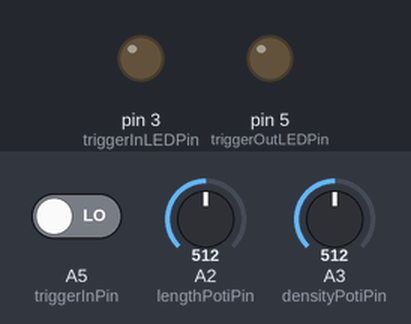
A sketch run on a simulated Arduino Uno, built with avr-gcc and run on an emulated ATmega328P. Shown: output pins drawn as LEDs (lit = HIGH). The test bench sets the inputs (shaded band); at power-on: A2 (lengthPotiPin) = 512, A5 (triggerInPin) LOW, A3 (densityPotiPin) = 512. Random numbers use the default seed unless the sketch sets one; pins used as bus, display or sensor lines are not drawn; what the sketch prints to the serial monitor is not drawn.

Above: at 1.2 s.
1.3 s: A2 (lengthPotiPin) set to 597
2.8 s: A2 (lengthPotiPin) set to 624
At 2.89 s:
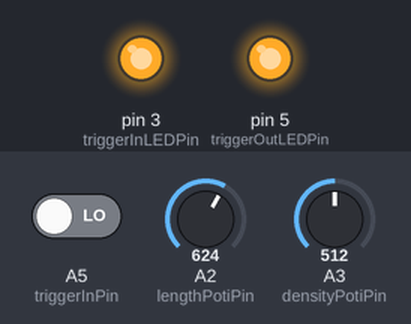
4.5 s: A5 (triggerInPin) driven HIGH
At 5.3 s:
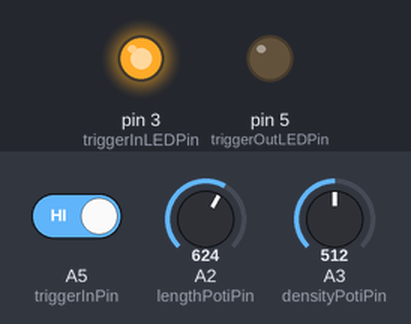
6.0 s: A5 (triggerInPin) driven LOW
At 6.7 s:
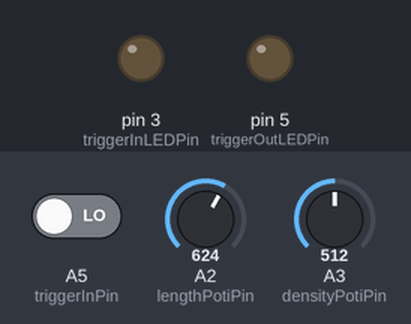
7.5 s: A2 (lengthPotiPin) set to 813
9.0 s: A2 (lengthPotiPin) set to 828
At 9.18 s:
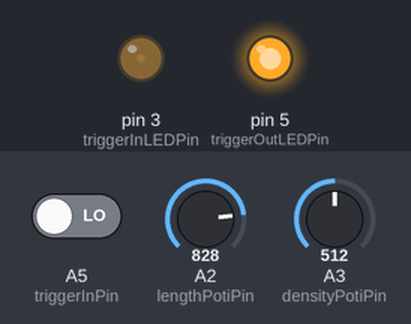
Timing chart, 0 to 11.6 s (numbered marks = the images above; inputs shaded):
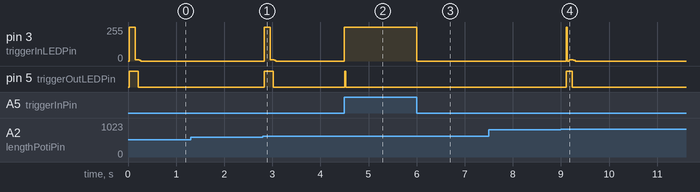

Measured:
- the behaviour switches between 614 and 615 on A2 (lengthPotiPin) (found by bisection; images 0 and 1)
- the behaviour switches between 819 and 820 on A2 (lengthPotiPin) (found by bisection; images 3 and 4)
- after the input at 1.3 s, every drawn part: stays the same
- after the input at 2.8 s, pin 3 (triggerInLEDPin): 0/255 → 255/255 at once, → 11/255 0.12 s later, → 0/255 0.08 s later; pin 5 (triggerOutLEDPin): LOW → HIGH at once, → LOW 0.18 s later
- after the input at 4.5 s, pin 3 (triggerInLEDPin): 0/255 → 255/255 at once; pin 5 (triggerOutLEDPin): LOW → HIGH at once, → LOW 0.02 s later
- after the input at 6.0 s, pin 3 (triggerInLEDPin): 255/255 → 0/255 at once
- after the input at 7.5 s, every drawn part: stays the same
- after the input at 9.0 s, pin 3 (triggerInLEDPin): 0/255 → 11/255 after 0.11 s, → 0/255 0.14 s later; pin 5 (triggerOutLEDPin): LOW → HIGH after 0.11 s, → LOW 0.12 s later

The sketch:

random-triggers.ino
```cpp
// (licence header left out)
// General
const bool debug = true; // Enables the Serial print in several functions. Slows down the frontend.
const bool internalClock = false; // Refuses the triggers and starts the internal clock. Meant for developing / debugging.
const int internalClockBpm = 480; // The speed for the internal clock.


// Trigger IN
bool triggerIn = false; // Indicator that the current HIGH state has already been detected.
int triggerInLEDPin = 3;
int triggerInPin = A5;


// Pattern
int patternLength;
int patternDensity;
const int densityPotiPin = A3;
const int lengthPotiPin = A2;
String pattern; // The current pattern stored in zeros (0 = no trigger) and ones (1 = trigger).
long calculation; // Timestamp of the latest calculation.
int calcIndication = 200; // Time in milliseconds that the LEDs are lid to indicate the recent calculation.


// Trigger OUT
int patternPosition = 1; // Starts at 1 and ends at patternLength.
const int triggerLength = 25; // In milliseconds.
const int triggerOutLEDPin = 5;
long triggerOutHigh; // Timestamp of the latest trigger out.
int triggerOutPin = 6;


/* ##########################################################################
   SETUP
   ##########################################################################
*/

void setup() {

  if ( debug == true ) {
    Serial.begin(9600); // Initialize serial communication at 9600 bits per second.
  }

  // Pin settings
  pinMode(triggerInLEDPin, OUTPUT);
  pinMode(triggerInPin, INPUT);
  pinMode(densityPotiPin, INPUT);
  pinMode(triggerOutLEDPin, OUTPUT);
  pinMode(triggerOutPin, OUTPUT);

  // Ensuring non-repeating randomness in random().
  // See https://www.arduino.cc/reference/en/language/functions/random-numbers/randomseed/
  randomSeed(analogRead(0));

}


/* ##########################################################################
   LOOP
   ##########################################################################
*/

void loop() {


  // --------------------- CALCULATE PATTERN --------------------

  int l = getLength(); // The length of the pattern.
  int d = getDensity(); // The density of the pattern.
  bool c = false; // Indicator to re-calculate.

  // Did the pattern config change?
  // Length
  if ( l != patternLength ) {

    if ( debug == true ) {
      Serial.print("Pattern length: ");
      Serial.println(l);
    }

    // Set the new length globally.
    patternLength = l;

    // Ping the calculation.
    c = true;

  }

  // Density
  if ( d != patternDensity ) {

    if ( debug == true ) {
      Serial.print("Pattern density: ");
      Serial.print(d);
      Serial.println(" %");
    }

    // Set the new density globally.
    patternDensity = d;

    // Ping the calculation.
    c = true;

  }

  // Re-calculate pattern and reset position if needed
  if ( c == true ) {

    String p = calculatePattern( patternLength , patternDensity );

    // Set the global pattern accordingly.
    pattern = p;

    // Store the timestamp of the calculation.
    calculation = millis();

    if ( debug == true ) {
      Serial.print("Pattern: ");
      Serial.println(p);
    }

    // Reset global pattern position.
    patternPosition = 1;

  }

  // Light both LEDs when the pattern has been calculated.
  if ( millis() <= ( calculation + calcIndication ) ) {

    digitalWrite(triggerInLEDPin, HIGH);
    digitalWrite(triggerOutLEDPin, HIGH);

  }


  // ------------------------ MATCH TRIGGERS ------------------------
  if ( getTriggerIn() ) {

    // Light up the trigger in LED.
    digitalWrite(triggerInLEDPin, HIGH);

    // Is this truely the beginning of this trigger high?
    if ( !triggerIn ) { // Check against the latest stored state.

      // Log the current trigger in high phase.
      triggerIn = true;

      if ( debug == true ) {
        Serial.println("Trigger IN");
      }

      // Do we have a trigger on the current pattern position?
      if ( pattern.substring( ( patternPosition - 1 ) ).startsWith( "1" ) ) { // YES!

        // Log the trigger out.
        triggerOutHigh = millis();

        if ( debug == true ) {
          Serial.print("patternPosition: ");
          Serial.println(patternPosition);
          Serial.println("Trigger OUT");
        }

      }

      // Advance pattern position.
      if ( patternPosition < patternLength ) {
        patternPosition++;
      } else {
        patternPosition = 1;
      }

    }

  } else {

      // Mute the trigger in LED (if there is no calc. to be indicated).
      if ( millis() > ( calculation + ( triggerLength * 4 ) ) ) {
        digitalWrite(triggerInLEDPin, LOW);
      }

      // Log the current trigger in low phase.
      triggerIn = false;

  }


  // ----------------------- SEND TRIGGERS ------------------------

  // Send the trigger out and light the LED as long it's time.
  if ( millis() <= ( triggerOutHigh + triggerLength ) ) {

    digitalWrite(triggerOutLEDPin, HIGH);
    digitalWrite(triggerOutPin, HIGH);

  } else {

    // Mute the light (when no calc. is to be indicated).
    if ( millis() > ( calculation + calcIndication ) ) {
      digitalWrite(triggerOutLEDPin, LOW);
      digitalWrite(triggerOutPin, LOW);
    }

  }

}


/* ##########################################################################
   FUNCTIONS
   ##########################################################################
*/

// Read the trigger.
boolean getTriggerIn(){
  boolean t = LOW;
  if ( !internalClock ) { // the external clock
    t = digitalRead(triggerInPin);
  } else { // the internal clock (when developing or debugging).
    int cycle = 1000 / ( internalClockBpm / 60 );
    for (int i = 0; i <= triggerLength; i++) { // Run the clock.
      if ( ( millis() - i ) % cycle == 0 ) {
        t = HIGH;
      }
    }
  }
  return t;
}


// Read the poti and return the trigger pattern length.
int getLength(){

  // Get the density as a number between 1 and 4.
  int v  = map( analogRead(lengthPotiPin), 0, 1024, 1, 6 );

  int l;

  switch (v) {
    case 1:
      l = 8;
      break;
    case 2:
      l = 16;
      break;
    case 3:
      l = 32;
      break;
    case 4:
      l = 64;
      break;
    case 5:
      l = 128;
      break;
    case 6:
      l = 128;
      break;
  }

  return l;
}


// Read the poti and return the trigger pattern density.
int getDensity() {

  // Get the density as a number between 0 and 100.
  int d  = map( analogRead(densityPotiPin), 0, 1024, 0, 100 );

  return d;
}


// Calculate the pattern based on the current config.
String calculatePattern( int l , int d ){

  String p; // The pattern to be stored.

  // Iteratively create the pattern.
  for (int i = 0; i < l; i++) {

    // Random binary with propability
    // As seen on: https://forum.arduino.cc/t/increasing-probability-with-a-number/358459/6
    if ( random( 100 ) < d ) {

      // will be executed d % of time
      p = p + "1";

    } else {

      // will be executed in ( 100 – d ) % of the time
      p = p + "0";

    }

  }

  return p;
}
```
